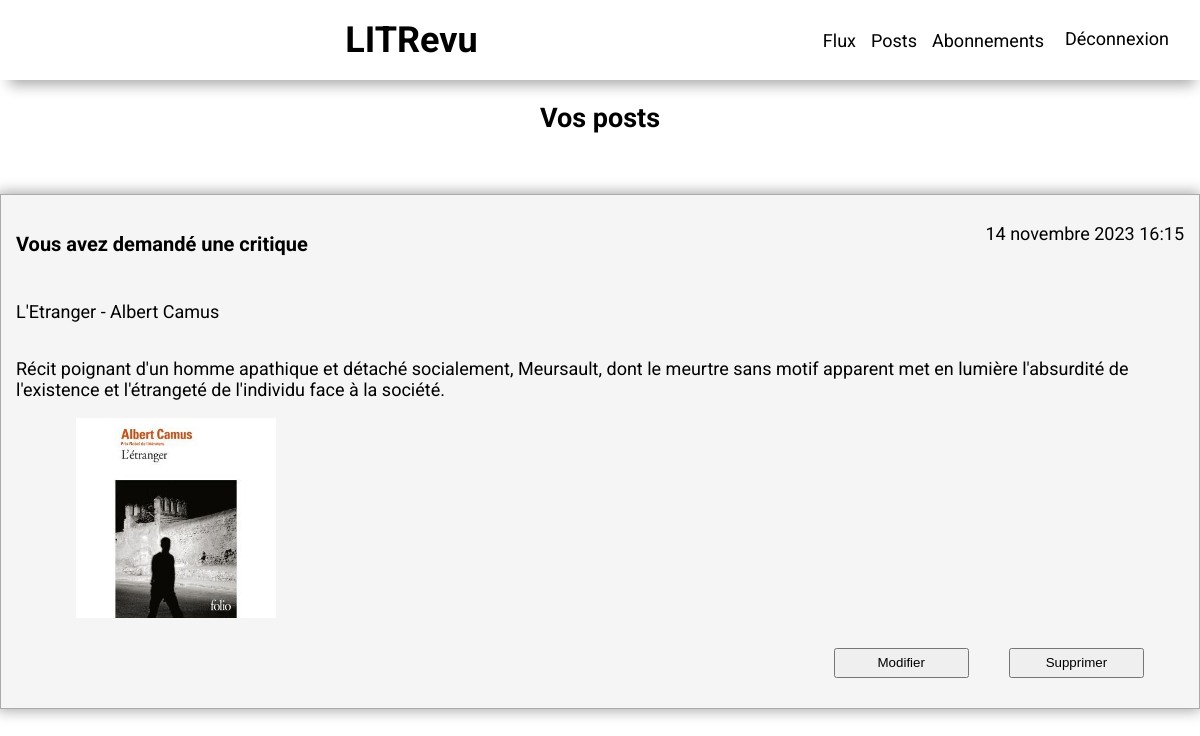
Page /your-posts/ (signed in) on the committed database.
### review/models.py (models this page shows, shortened)
class Ticket(models.Model):
    title = models.CharField(max_length=128)
    description = models.CharField(max_length=2048, blank=True)
    user = models.ForeignKey(to=settings.AUTH_USER_MODEL,
                             on_delete=models.CASCADE)
    image = models.ImageField(upload_to='static/images/',
                              null=True, blank=True,
                              validators=[FileExtensionValidator(
                                  allowed_extensions=['jpg', 'jpeg', 'png'])])
    time_created = models.DateTimeField(auto_now_add=True)
    IMAGE_MAX_SIZE = (800, 800)

### review/views.py (the view)
# urls.py: path('your-posts/', review.views.your_posts, name='your_posts'),
@login_required
def your_posts(request):
    tickets = models.Ticket.objects.filter(user=request.user)
    reviews = models.Review.objects.filter(user=request.user)
    """ make a list of tickets and reviews object and sort it by date time"""
    posts = list(chain(tickets, reviews))
    posts.sort(key=lambda x: x.time_created, reverse=True)
    return render(request,
                  'review/your_posts.html',
                  context={'posts': posts})

### review/templates/review/your_posts.html
{% extends "base.html" %}
{% block content %}
    <h2>Vos posts</h2>
    {% for post in posts %}
        {% if post.title %}
            {% with ticket=post %}
                {% include 'review/partials/ticket_snippet.html' %}
            {% endwith %}
        {% else %}
            {% with review=post %}
                {% include 'review/partials/review_snippet.html'%}
            {% endwith %}
        {% endif %}
    {% empty %}
        <p>Vous n'avez rien posté pour le moment</p>
    {% endfor %}
{% endblock content %}

### review/templates/review/partials/ticket_snippet.html (shortened to what this page needs)
<div class="ticket">
    <div class="head-ticket">
        {% if ticket.user == user %}
            <h4> Vous avez demandé une critique</h4>
        {% else %}
            <h4> {{ ticket.user.username|capfirst }} à demandé une critique</h4>
        {% endif %}
        <p>{{ ticket.time_created }}</p>
    </div>
    <p>{{ ticket.title }}</p>
    <p>{{ ticket.description }}</p>
    {% if ticket.image %}
        <img src="{{ ticket.image.url }}" alt="image du livre {{ ticket.title }}">
    {% endif %}
    {% if 'your-posts' in request.path %}
        <div class='edit_button'>
            <button onclick='window.location.href="{% url "edit_ticket" ticket_id=ticket.id %}"'>Modifier</button>
            <button onclick='window.location.href="{% url "delete_ticket" ticket_id=ticket.id %}"'>Supprimer</button>
        </div>
    {% endif %}
</div>

### static/app.css (style rules this page uses)
:root { --color-secondary: #ababab; --color-terciary: #f5f5f5; }
body { margin: 0; font-size: 18px; font-family: 'Roboto', sans-serif; }
h2 { text-align: center; }
h4 { font-size: 20px; }
.ticket { display: flex; flex-direction: column; margin-top: 60px; border: 1px var(--color-secondary) solid; padding: 10px 15px 30px 15px; box-shadow:-1px 0px 13px 2px var(--color-secondary); background-color: var(--color-terciary); }
.ticket button { width: 20%; margin-top: 30px; margin-left: auto; margin-right: 40px; height: 30px; cursor: pointer; }
.head-ticket { display: flex; justify-content: space-between; }
.ticket img { position: relative; max-width: 200px; max-height: 300px; left: 60px; }
.edit_button { margin-left: auto; width: 30%; display: flex; }
.edit_button button { width: 45%; margin-top: 30px; margin-left: auto; margin-right: 40px; height: 30px; cursor: pointer; }

### rows in the picture
Ticket: shows "Vous avez demandé une critique", time_created "14 novembre 2023 16:15", title "L'Etranger - Albert Camus", description "Récit poignant d'un homme apathique et détaché socialement, Meursault, dont le meurtre sans motif apparent met en lumière l'absurdité de l'existence et l'étrangeté de l'individu face à la société.", image (picture)
